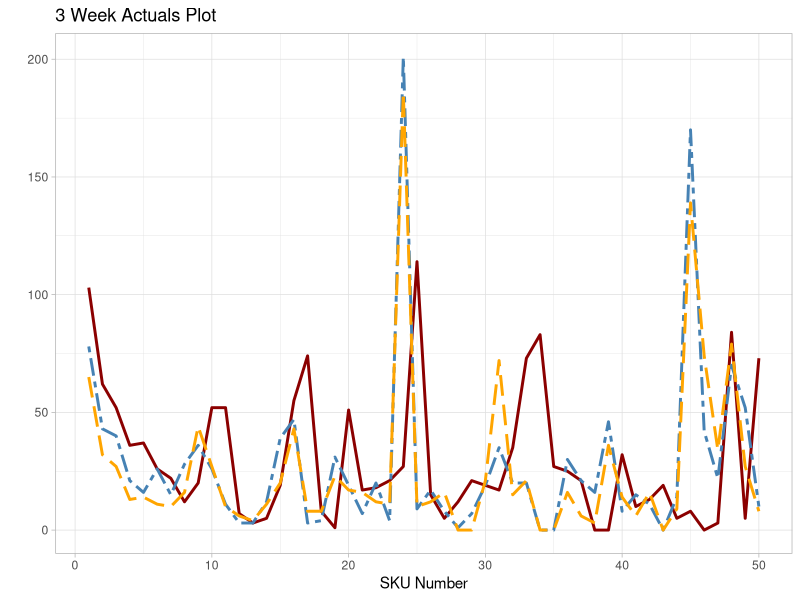
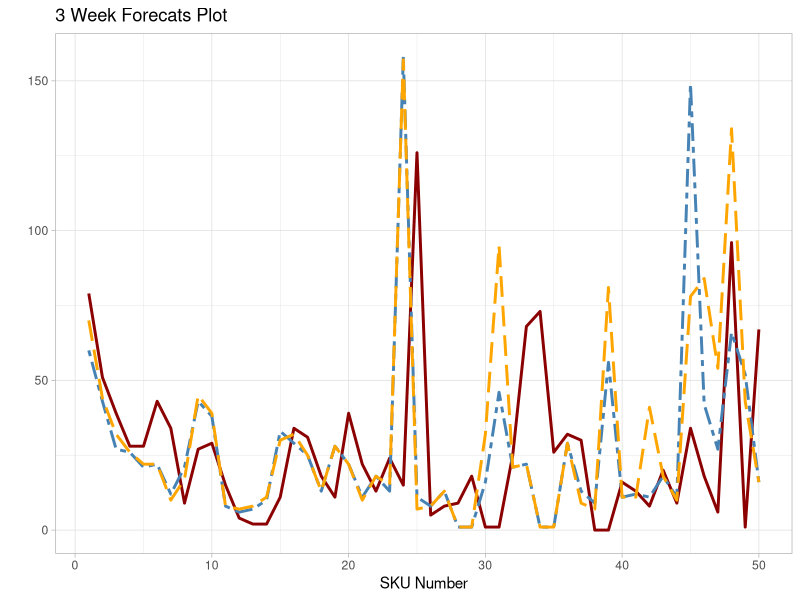
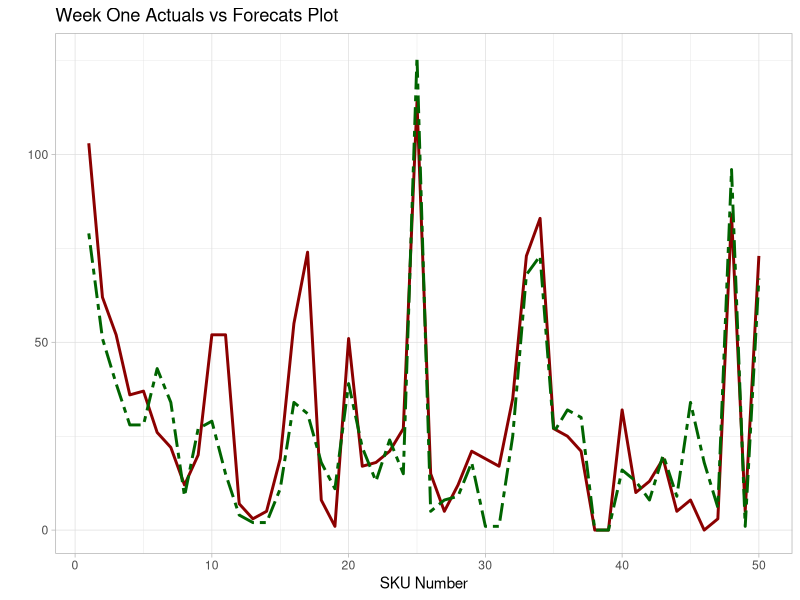
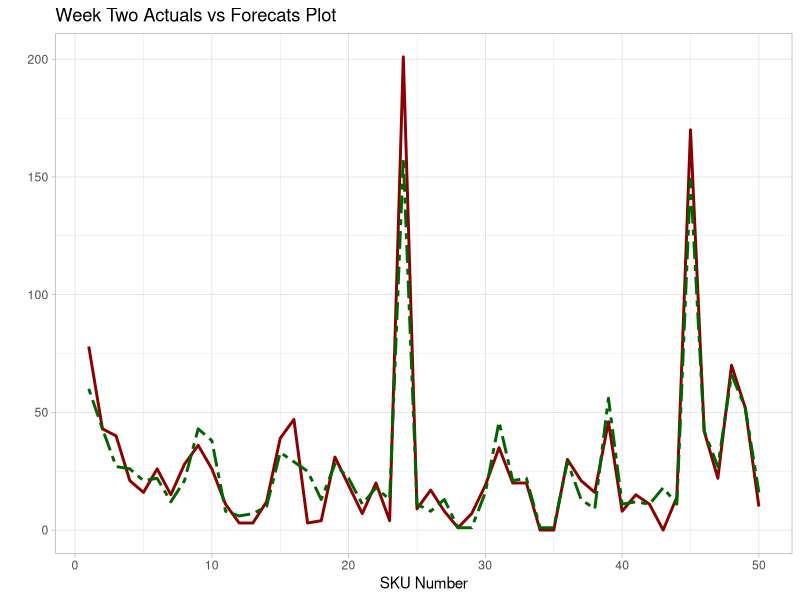
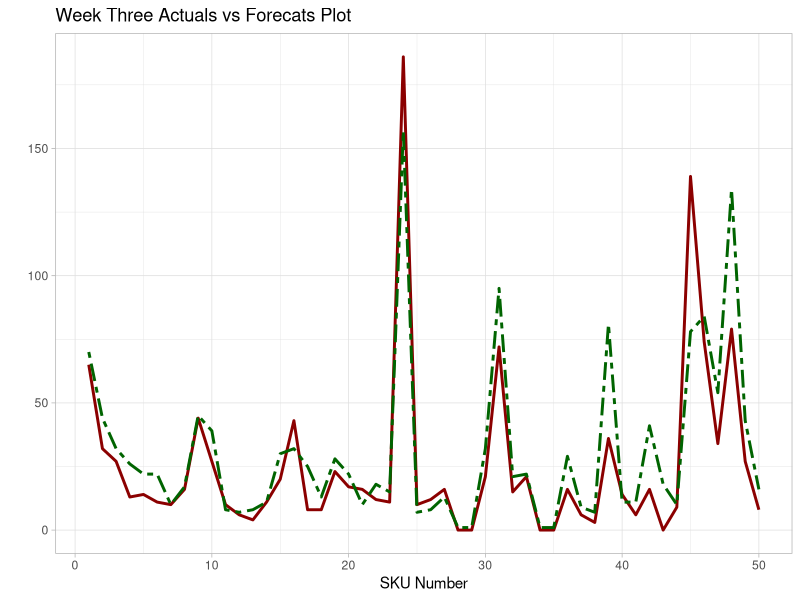
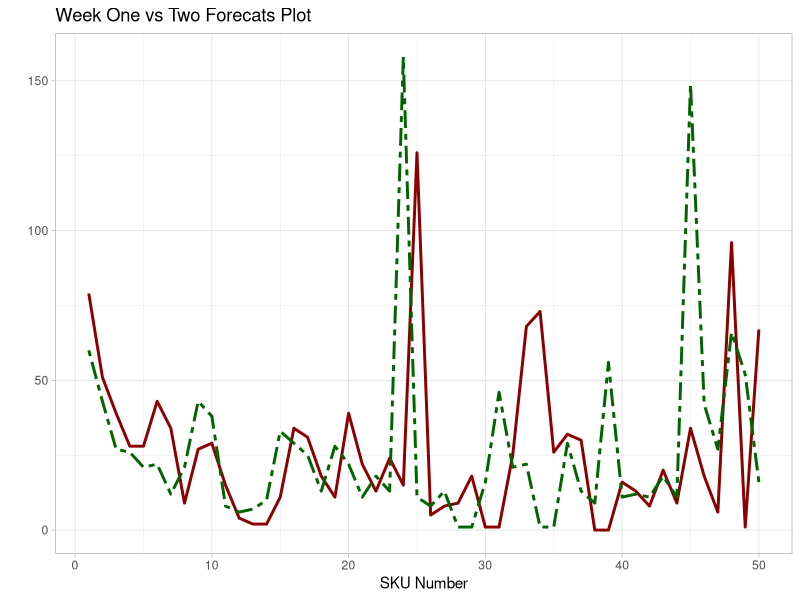
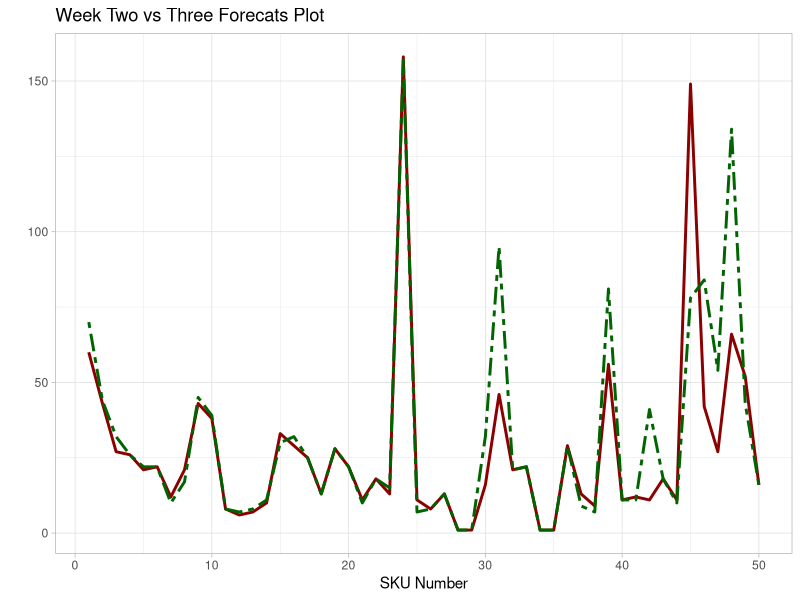

These figures' R source, in order:
skudata <- structure(list(sku_no = 1:50, t_actuals = c(103L, 62L, 52L, 36L, 
37L, 26L, 22L, 12L, 20L, 52L, 52L, 7L, 3L, 5L, 19L, 55L, 74L, 
8L, 1L, 51L, 17L, 18L, 21L, 27L, 114L, 15L, 5L, 12L, 21L, 19L, 
17L, 35L, 73L, 83L, 27L, 25L, 21L, 0L, 0L, 32L, 10L, 13L, 19L, 
5L, 8L, 0L, 3L, 84L, 5L, 73L), t_forecasts = c(79L, 51L, 39L, 
28L, 28L, 43L, 34L, 9L, 27L, 29L, 15L, 4L, 2L, 2L, 11L, 34L, 
31L, 18L, 11L, 39L, 22L, 13L, 24L, 15L, 126L, 5L, 8L, 9L, 18L, 
1L, 1L, 25L, 68L, 73L, 26L, 32L, 30L, 0L, 0L, 16L, 13L, 8L, 20L, 
9L, 34L, 18L, 6L, 96L, 1L, 67L), tplus1_actuals = c(78L, 43L, 
40L, 21L, 16L, 26L, 15L, 28L, 36L, 26L, 11L, 3L, 3L, 12L, 39L, 
47L, 3L, 4L, 31L, 19L, 7L, 20L, 4L, 201L, 9L, 17L, 8L, 1L, 7L, 
19L, 35L, 20L, 20L, 0L, 0L, 30L, 21L, 16L, 46L, 8L, 15L, 11L, 
0L, 14L, 170L, 42L, 22L, 70L, 52L, 10L), tplus1_forecasts = c(60L, 
43L, 27L, 26L, 21L, 22L, 12L, 21L, 43L, 38L, 8L, 6L, 7L, 10L, 
33L, 29L, 25L, 13L, 28L, 22L, 11L, 18L, 13L, 158L, 11L, 8L, 13L, 
1L, 1L, 16L, 46L, 21L, 22L, 1L, 1L, 29L, 13L, 9L, 56L, 11L, 12L, 
11L, 18L, 11L, 149L, 42L, 27L, 66L, 52L, 16L), tplus2_actuals = c(65L, 
32L, 27L, 13L, 14L, 11L, 10L, 16L, 44L, 27L, 10L, 6L, 4L, 11L, 
20L, 43L, 8L, 8L, 23L, 17L, 16L, 12L, 11L, 186L, 10L, 12L, 16L, 
0L, 0L, 21L, 72L, 15L, 21L, 0L, 0L, 16L, 6L, 3L, 36L, 14L, 6L, 
16L, 0L, 9L, 139L, 74L, 34L, 79L, 27L, 8L), tplus2_forecasts = c(70L, 
44L, 32L, 26L, 22L, 22L, 10L, 17L, 45L, 39L, 8L, 7L, 8L, 11L, 
30L, 32L, 25L, 13L, 28L, 22L, 10L, 18L, 15L, 157L, 7L, 8L, 13L, 
1L, 1L, 32L, 95L, 21L, 22L, 1L, 1L, 29L, 9L, 7L, 81L, 11L, 11L, 
41L, 18L, 10L, 78L, 84L, 54L, 134L, 43L, 16L)), class = "data.frame", row.names = c(NA, 
-50L))


library(ggplot2)
ggplot(skudata, aes(x=sku_no)) + 
  geom_line(aes(y = t_actuals), color = "darkred", size=1) + 
  geom_line(aes(y = tplus1_actuals), color="steelblue", linetype="twodash", size=1) +
  geom_line(aes(y = tplus2_actuals), color="orange", linetype=5, size=1) + 
  theme_light() + theme(legend.position="none") + ylab("") + xlab("SKU Number") + labs(title="3 Week Actuals Plot")
  
  
  ggplot(skudata, aes(x=sku_no)) + 
  geom_line(aes(y = t_forecasts), color = "darkred", size=1) + 
  geom_line(aes(y = tplus1_forecasts), color="steelblue", linetype="twodash", size=1) +
  geom_line(aes(y = tplus2_forecasts), color="orange", linetype=5, size=1) + 
  theme_light() + theme(legend.position="none") + ylab("") + xlab("SKU Number") + labs(title="3 Week Forecats Plot")
  
  
  ggplot(skudata, aes(x=sku_no)) + 
  geom_line(aes(y = t_actuals), color = "darkred", size=1) + 
  geom_line(aes(y = t_forecasts), color="darkgreen", linetype="twodash", size=1) +
  theme_light() + theme(legend.position="none") + ylab("") + xlab("SKU Number") + labs(title="Week One Actuals vs Forecats Plot")
  
  
  ggplot(skudata, aes(x=sku_no)) + 
  geom_line(aes(y = tplus1_actuals), color = "darkred", size=1) + 
  geom_line(aes(y = tplus1_forecasts), color="darkgreen", linetype="twodash", size=1) +
  theme_light() + theme(legend.position="none") + ylab("") + xlab("SKU Number") + labs(title="Week Two Actuals vs Forecats Plot")
  
  ggplot(skudata, aes(x=sku_no)) + 
  geom_line(aes(y = tplus2_actuals), color = "darkred", size=1) + 
  geom_line(aes(y = tplus2_forecasts), color="darkgreen", linetype="twodash", size=1) +
  theme_light() + theme(legend.position="none") + ylab("") + xlab("SKU Number") + labs(title="Week Three Actuals vs Forecats Plot")
  
ferror12 <- abs(skudata$t_forecasts-skudata$tplus1_forecasts)
cv12 <- (sd(ferror12)/mean(ferror12))*100;
cv12

ferror23 <- abs(skudata$tplus1_forecasts-skudata$tplus2_forecasts)
cv23 <- (sd(ferror23)/mean(ferror23))*100;
cv23

ggplot(skudata, aes(x=sku_no)) + 
  geom_line(aes(y = t_forecasts), color = "darkred", size=1) + 
  geom_line(aes(y = tplus1_forecasts), color="darkgreen", linetype="twodash", size=1) +
  theme_light() + theme(legend.position="none") + ylab("") + xlab("SKU Number") + labs(title="Week One vs Two Forecats Plot")


ggplot(skudata, aes(x=sku_no)) + 
  geom_line(aes(y = tplus1_forecasts), color = "darkred", size=1) + 
  geom_line(aes(y = tplus2_forecasts), color="darkgreen", linetype="twodash", size=1) +
  theme_light() + theme(legend.position="none") + ylab("") + xlab("SKU Number") + labs(title="Week Two vs Three Forecats Plot")
